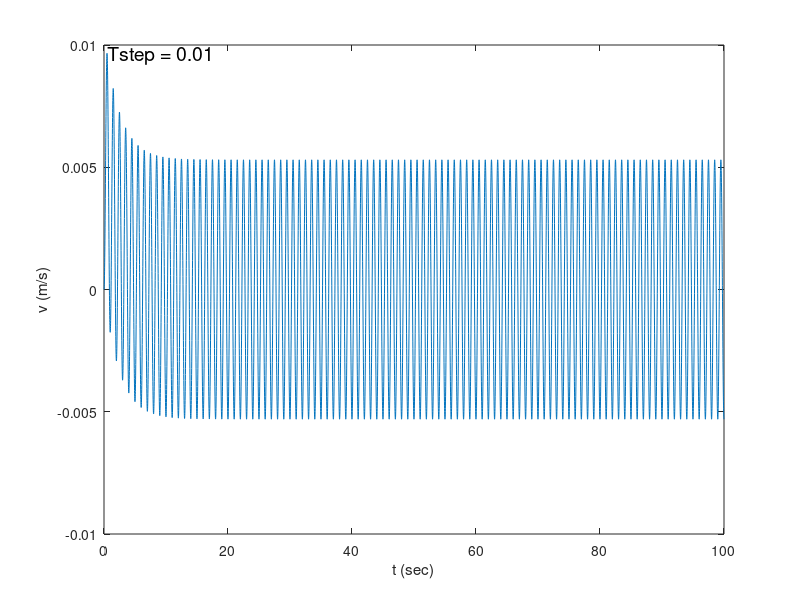

The MATLAB source for this figure:
%v' = 1/M * (Fin - Bv);

w=2*pi;
M=30;
B=12;

v(1) = 0;
T = 2*pi/w;
dt = T/100;
t = 0:dt:100*T;

Fin = sin(w*t);

for i = 2:length(t)
    v(i) = v(i-1) + (1/M*(Fin(i-1)-B*v(i-1)))*dt;
end

plot(t,v);
hold on;
xlabel('t (sec)');
ylabel('v (m/s)');
text(0.51,0.009605, 'Tstep = 0.01', 'FontSize', 14);
A = -min(v)
